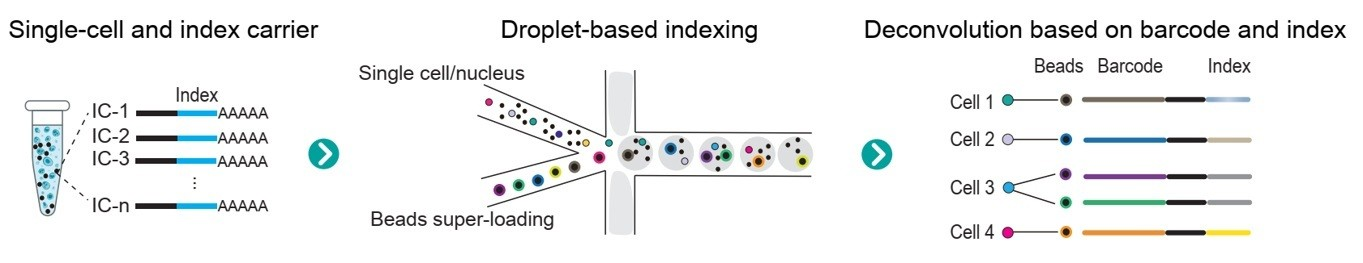
#> input picture src/Brief/resources/templates/assets/BGI_SY/pics/methods_dnbc4_principle.png, 1363 x 263 px; its folder holds only this picture in this run
$ python -i io.py   (imports and definitions only)
#> lines starting #> are read from the running program, lines starting #| are printed output that depends on the picture; after the words box and inside, x2 and y2 are one past the last pixel; in counts of white or black regions, pixels touching at a corner belong together
#> in image_to_base64_for_llm, image is the input picture: PIL image 1363x263 RGB; mean R, G, B 239.9, 241.1, 241.1
import base64
from io import BytesIO
from pathlib import Path

from PIL import Image, ImageChops, ImageOps

# [6 lines left out: function check_file_exists, not called in this run]


def check_image_exists(image_path):
    return check_file_exists(image_path)

# local image to base64
# [4 lines left out: function image_to_base64, not called in this run]


def _trim_image_whitespace(image, threshold: int = 245):
    """Crop near-white margins from a figure when possible."""
#> called with threshold = 245
    if image.mode not in ("RGB", "RGBA"):
        image = image.convert("RGB")

    rgb_image = image.convert("RGB")
    background = Image.new("RGB", rgb_image.size, (255, 255, 255))
#> background: PIL image 1363x263 RGB; every value is 255
    diff = ImageChops.difference(rgb_image, background)
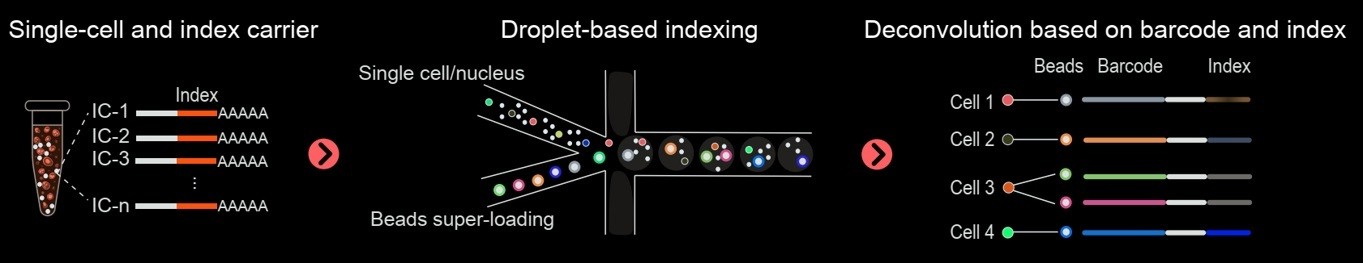
#> diff: PIL image 1363x263 RGB; mean R, G, B 15.1, 13.9, 13.9
    diff = ImageOps.grayscale(diff)
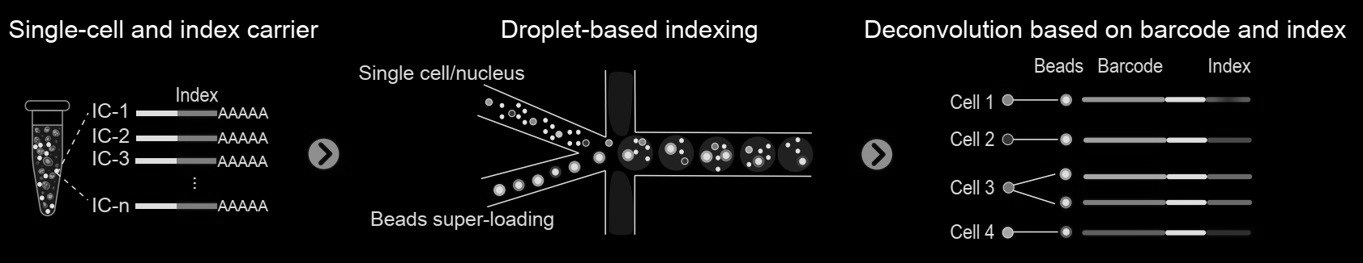
#> diff: PIL image 1363x263 L; min 0, max 255, mean 14.2
    mask = diff.point(lambda pixel: 255 if pixel > (255 - threshold) else 0)
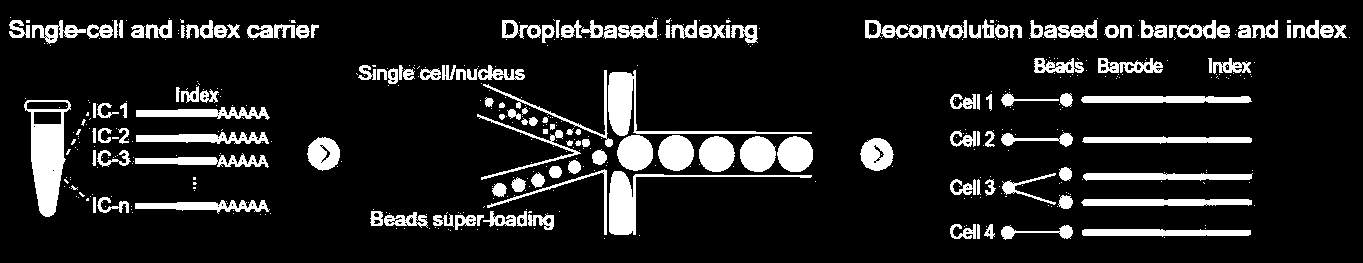
#> mask: PIL image 1363x263 L; 12.4% white; 505 white regions (356 under 20 px), largest, box (x1, y1, x2, y2) and area: (24, 100, 71, 217) 2843, (608, 70, 812, 136) 1991, (609, 171, 812, 235) 1952
    bbox = mask.getbbox()
#> bbox = (9, 17, 1350, 240)
    if bbox is None:
        return image
    return image.crop(bbox)
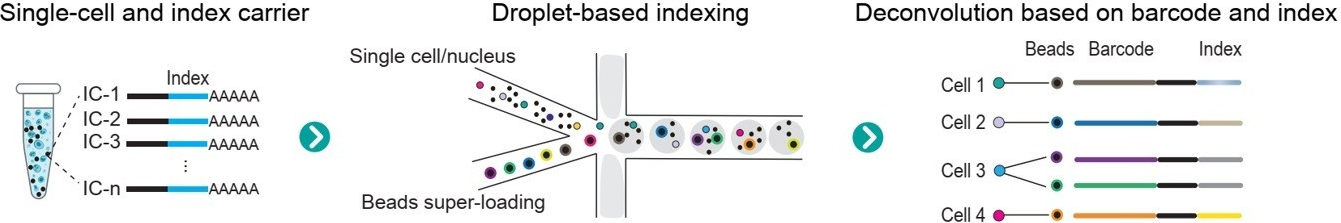
#> returned value: PIL image 1341x223 RGB; mean R, G, B 236.9, 238.4, 238.4


def _encode_image_with_budget(image, *, max_input_chars: int, prefer_lossless: bool = True):
    """Encode an image into base64 while staying under a request-size budget."""
    candidate = image

    def _to_bytes(img, fmt: str, **save_kwargs):
        buffer = BytesIO()
        img.save(buffer, format=fmt, **save_kwargs)
        return buffer.getvalue()

    def _to_base64(img, fmt: str, **save_kwargs):
        encoded_bytes = _to_bytes(img, fmt, **save_kwargs)
        encoded_text = base64.b64encode(encoded_bytes).decode("utf-8")
        return encoded_text, encoded_bytes

    def _try_png(img):
        encoded_text, encoded_bytes = _to_base64(img, "PNG", optimize=True)
        return encoded_text, encoded_bytes, "image/png"

    # [13 lines left out: function _try_jpeg, not called in this run]

    # First try lossless PNG.
    png_text, png_bytes, png_mime = _try_png(candidate)
    if len(png_text) <= max_input_chars and prefer_lossless:
        return png_text, png_mime

    # Iteratively shrink the figure until the payload fits.
    current = candidate
    for scale in (0.92, 0.84, 0.76, 0.68, 0.60, 0.52, 0.44):
        new_width = max(1, int(current.width * scale))
        new_height = max(1, int(current.height * scale))
        current = current.resize((new_width, new_height), Image.Resampling.LANCZOS)

        png_text, png_bytes, png_mime = _try_png(current)
        if len(png_text) <= max_input_chars:
            return png_text, png_mime

        jpeg_text, jpeg_bytes, jpeg_mime = _try_jpeg(current)
        if len(jpeg_text) <= max_input_chars:
            return jpeg_text, jpeg_mime

    # Return the smallest attempt we have; caller can decide whether to fail.
    jpeg_text, jpeg_bytes, jpeg_mime = _try_jpeg(current)
    if len(jpeg_text) < len(png_text):
        return jpeg_text, jpeg_mime
    return png_text, png_mime


def image_to_base64_for_llm(
    image_path,
    *,
    max_input_chars: int = 18_000_000,
    trim_whitespace: bool = True,
    max_side: int = 1600,
    prefer_lossless: bool = True,
):
    """Prepare a figure for multimodal LLM input and return (base64, mime_type)."""
    with Image.open(image_path) as image:
        working_image = image.copy()

    if trim_whitespace:
        working_image = _trim_image_whitespace(working_image)

    width, height = working_image.size
#> width = 1341; height = 223
    longest_side = max(width, height)
#> longest_side = 1341
    if longest_side > max_side:
        scale = max_side / float(longest_side)
        new_size = (max(1, int(width * scale)), max(1, int(height * scale)))
        working_image = working_image.resize(new_size, Image.Resampling.LANCZOS)

    encoded_text, mime_type = _encode_image_with_budget(
        working_image,
        max_input_chars=max_input_chars,
        prefer_lossless=prefer_lossless,
    )
#> in _encode_image_with_budget, `png_text, png_bytes, png_mime = _try_png(candidate)`: png_mime = 'image/png'
#> mime_type = 'image/png'
    return encoded_text, mime_type


# 帮我写一个代码，以文本形式读取代码文件
# [53 lines left out: functions read_code_file, load_report_template_file, tree_dir, not called in this run]

>>> result = image_to_base64_for_llm('../../../../src/Brief/resources/templates/assets/BGI_SY/pics/methods_dnbc4_principle.png')

$ run again, on src/Brief/resources/templates/assets/BGI_SY/pics/methods_library_structure.png
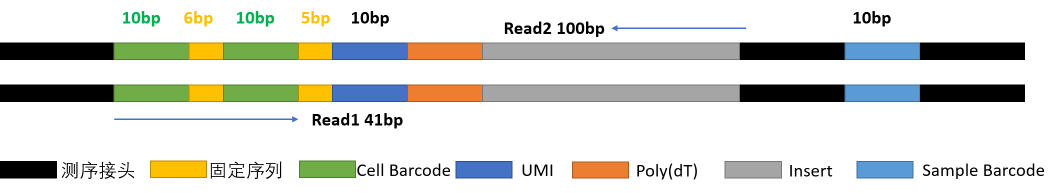
#> input picture src/Brief/resources/templates/assets/BGI_SY/pics/methods_library_structure.png, 2113 x 386 px (shown at 1/2 size)
#> in image_to_base64_for_llm, image is the input picture: PIL image 2113x386 RGB; mean R, G, B 218.4, 219.5, 214.2
#> background: PIL image 2113x386 RGB; every value is 255
#> in _trim_image_whitespace, `mask = diff.point(lambda pixel: 255 if pixel > (255 - threshold) else 0)`:
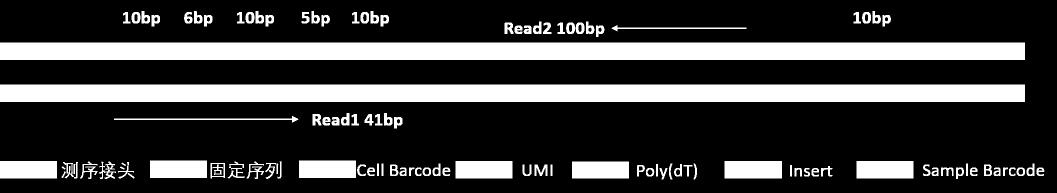
#> mask: PIL image 2113x386 L (shown at 1/2 size); 23.7% white; 110 white regions, largest, box (x1, y1, x2, y2) and area: (0, 85, 2050, 120) 71750, (0, 169, 2050, 204) 71750, (1449, 322, 1564, 357) 4025
#> bbox = (0, 22, 2089, 359)
#> in image_to_base64_for_llm, `working_image = working_image.resize(new_size, Image.Resampling.LANCZOS)`:
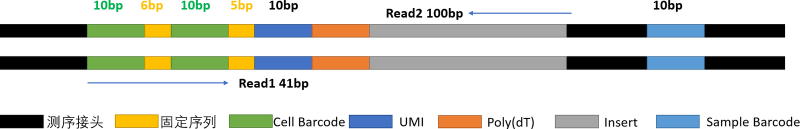
#> working_image: PIL image 1600x258 RGB (shown at 1/2 size); mean R, G, B 212.3, 213.7, 207.6
#> png_mime = 'image/png'

$ run again, on src/Brief/resources/templates/assets/BGI_SY/pics/methods_project_flow.png
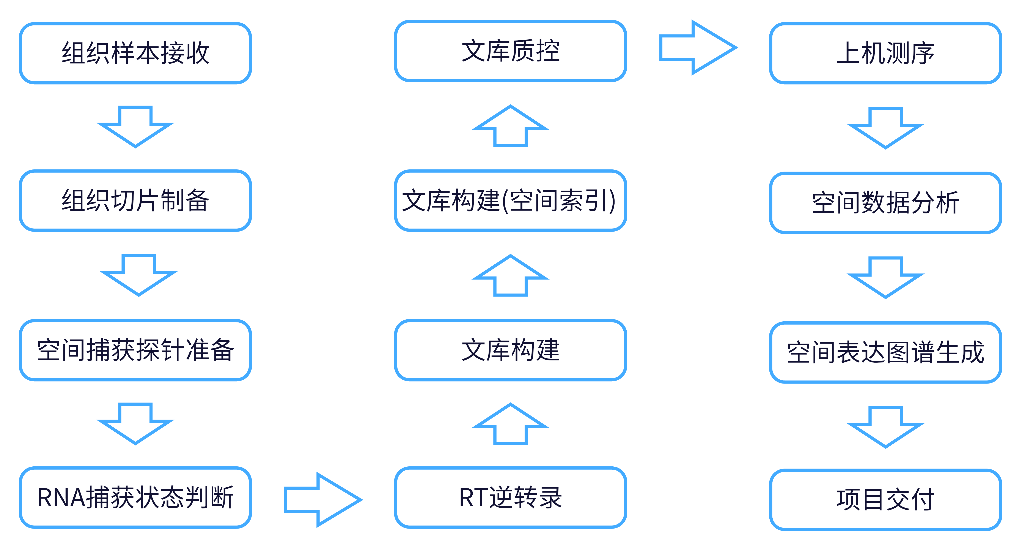
#> input picture src/Brief/resources/templates/assets/BGI_SY/pics/methods_project_flow.png, 1022 x 551 px
#> in image_to_base64_for_llm, image is the input picture: PIL image 1022x551 RGBA; mean R, G, B, A 240.6, 245.8, 250.7, 255
#> background: PIL image 1022x551 RGB; every value is 255
#> in _trim_image_whitespace, `mask = diff.point(lambda pixel: 255 if pixel > (255 - threshold) else 0)`:
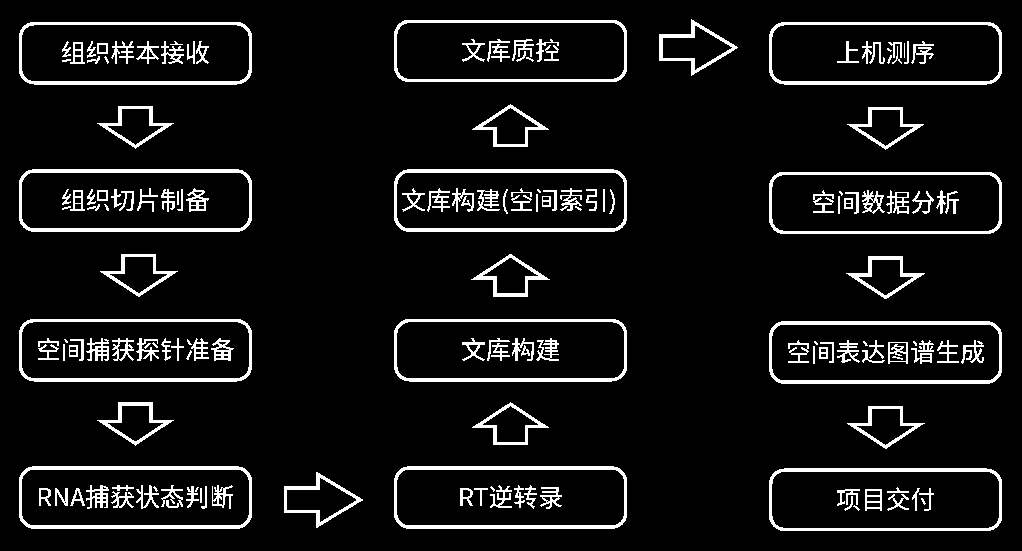
#> mask: PIL image 1022x551 L; 8% white; 165 white regions (25 under 20 px), largest, box (x1, y1, x2, y2) and area: (769, 321, 1002, 384) 2116, (19, 169, 252, 232) 2114, (19, 466, 252, 529) 2113
#> bbox = (19, 19, 1002, 531)
#> in _trim_image_whitespace, `return image.crop(bbox)`:
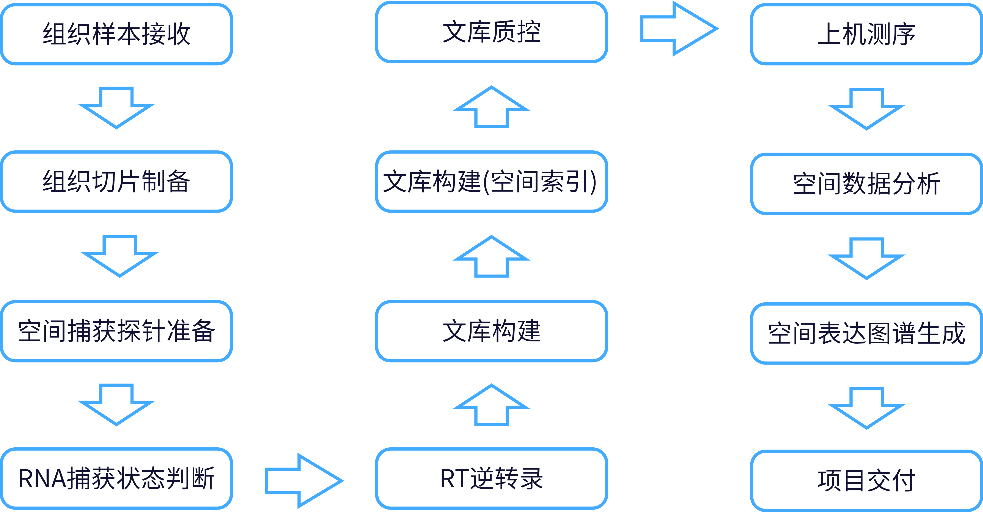
#> returned value: PIL image 983x512 RGBA; mean R, G, B, A 238.9, 244.7, 250.2, 255
#> png_mime = 'image/png'
